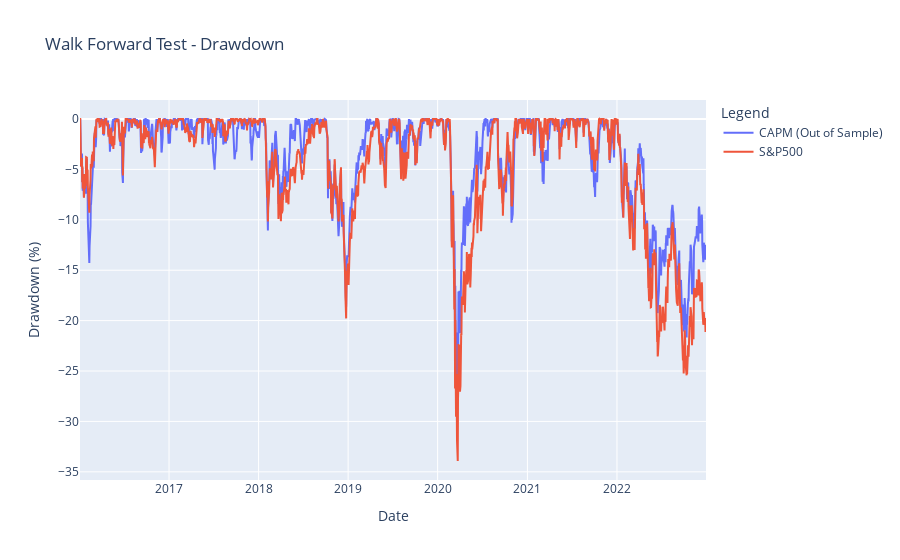

Here is the notebook cell this chart was saved with:
### Code cell
# Calculate Drawdown
total_cumulative_returns['Global Max'] = total_cumulative_returns['Returns'].cummax()
total_cumulative_returns['Drawdown'] = (total_cumulative_returns['Returns'] - total_cumulative_returns['Global Max'])*100/total_cumulative_returns['Global Max']
benchmark['Global Max'] = benchmark['Benchmark Returns'].cummax()
benchmark['Drawdown'] = (benchmark['Benchmark Returns'] - benchmark['Global Max'])*100/benchmark['Global Max']

# Create figure
fig = go.Figure()
fig.add_trace(go.Scatter(x=total_cumulative_returns.index, 
                         y=total_cumulative_returns['Drawdown'],
                    mode='lines',
                    name='CAPM (Out of Sample)'))

fig.add_trace(go.Scatter(x=benchmark.index, 
                         y=benchmark['Drawdown'],
                    mode='lines',
                    name='S&P500'))

fig.update_layout(title="Walk Forward Test - Drawdown",
    xaxis_title="Date",
    yaxis_title="Drawdown (%)",
    legend_title="Legend",
                  width=900)

fig.show()

### Figure 1 — Plotly figure (JSON) as saved in the notebook; plotly's stock layout.template omitted (floating-point values rounded to 4 significant figures; data arrays with more than 128 entries replaced by an {"elided": "..."} marker saying what was removed)
{"data": [{"mode": "lines", "name": "CAPM (Out of Sample)", "type": "scatter", "x": {"elided": "1751 str values"}, "y": {"elided": "1751 float values"}}, {"mode": "lines", "name": "S&P500", "type": "scatter", "x": {"elided": "1762 str values"}, "y": {"elided": "1762 float values"}}], "layout": {"legend": {"title": {"text": "Legend"}}, "title": {"text": "Walk Forward Test - Drawdown"}, "width": 900, "xaxis": {"title": {"text": "Date"}}, "yaxis": {"title": {"text": "Drawdown (%)"}}}}
